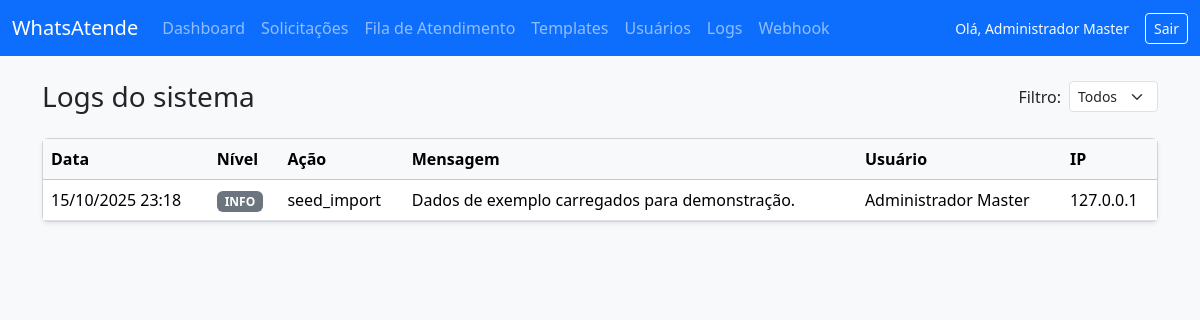
The page /admin/logs (signed in) on the database its author committed.
### tables this page shows
CREATE TABLE IF NOT EXISTS logs (
    id BIGINT UNSIGNED AUTO_INCREMENT PRIMARY KEY,
    user_id BIGINT UNSIGNED NULL,
    level ENUM('info','warning','error','critical') NOT NULL DEFAULT 'info',
    action VARCHAR(150) NOT NULL,
    message TEXT NOT NULL,
    context LONGTEXT NULL,
    CHECK (context IS NULL OR JSON_VALID(context)),
    ip_address VARCHAR(45) NULL,
    created_at DATETIME NOT NULL DEFAULT CURRENT_TIMESTAMP,
    CONSTRAINT fk_logs_user FOREIGN KEY (user_id) REFERENCES users(id)
        ON UPDATE CASCADE
);

CREATE TABLE IF NOT EXISTS users (
    id BIGINT UNSIGNED AUTO_INCREMENT PRIMARY KEY,
    role_id TINYINT UNSIGNED NOT NULL,
    full_name VARCHAR(150) NOT NULL,
    email VARCHAR(190) NOT NULL UNIQUE,
    cpf CHAR(11) NOT NULL UNIQUE,
    password_hash VARCHAR(255) NOT NULL,
    is_active TINYINT(1) NOT NULL DEFAULT 1,
    last_login_at DATETIME NULL,
    created_at DATETIME NOT NULL DEFAULT CURRENT_TIMESTAMP,
    updated_at DATETIME NOT NULL DEFAULT CURRENT_TIMESTAMP ON UPDATE CURRENT_TIMESTAMP,
    CONSTRAINT fk_users_role FOREIGN KEY (role_id) REFERENCES roles(id)
        ON UPDATE CASCADE
);

### app/helpers.php (called while the page is built, shortened)
<?php
function base_path(string $path = ''): string
{
    $base = dirname(__DIR__);
    return $path === '' ? $base : $base . DIRECTORY_SEPARATOR . ltrim($path, DIRECTORY_SEPARATOR);
}
function view(string $name, array $data = []): void
{
    $viewPath = base_path('app/Views/' . str_replace(['.', '\\'], '/', $name) . '.php');
    extract($data, EXTR_SKIP);
    require $viewPath;
}
function auth(): ?object
{
    return (object) $_SESSION['auth_user'];
}

### app/Controllers/Admin/LogController.php (called while the page is built, shortened)
<?php
class LogController
{
    public function index(): void
    {
        $level = filter_input(INPUT_GET, 'level', FILTER_SANITIZE_FULL_SPECIAL_CHARS) ?: null;
        $logs = $this->logger->latest(100, $level);
        view('admin/logs/index', [
            'logs' => $logs,
            'level' => $level,
        ]);
    }
}

### app/Services/LoggerService.php (called while the page is built, shortened)
<?php
class LoggerService
{
    public function latest(int $limit = 50, ?string $level = null): array
    {
        $sql = 'SELECT l.*, u.full_name AS user_name FROM logs l '
            . 'LEFT JOIN users u ON u.id = l.user_id';
        $sql .= ' ORDER BY l.created_at DESC LIMIT :limit';
        $stmt = $this->connection->prepare($sql);
        $stmt->bindValue(':limit', $limit, PDO::PARAM_INT);
        $stmt->execute();
        return $stmt->fetchAll(PDO::FETCH_ASSOC);
    }
}

### app/Views/admin/logs/index.php (the view, shortened to what this page needs)
<!doctype html>
<html lang="pt-BR">
<head>
    <link href="https://cdn.jsdelivr.net/npm/bootstrap@5.3.3/dist/css/bootstrap.min.css" rel="stylesheet">
</head>
<body class="bg-light">
<?php include base_path('app/Views/admin/partials/nav.php'); ?>
<div class="container py-4">
    <div class="d-flex justify-content-between align-items-center mb-4">
        <h1 class="h3 mb-0">Logs do sistema</h1>
        <form class="d-flex align-items-center gap-2" method="GET" action="/admin/logs">
            <label for="level" class="form-label mb-0">Filtro:</label>
            <select name="level" id="level" class="form-select form-select-sm" onchange="this.form.submit()">
                <option value="">Todos</option>
            </select>
        </form>
    </div>
    <div class="card shadow-sm">
        <div class="card-body p-0">
            <div class="table-responsive">
                <table class="table align-middle mb-0">
                    <thead class="table-light">
                    <tr>
                        <th>Data</th>
                        <th>Nível</th>
                        <th>Ação</th>
                        <th>Mensagem</th>
                        <th>Usuário</th>
                        <th>IP</th>
                    </tr>
                    </thead>
                    <tbody>
                    <?php foreach ($logs as $log): ?>
                        <tr>
                            <td><?= htmlspecialchars(date('d/m/Y H:i', strtotime($log['created_at'] ?? 'now'))) ?></td>
                            <td><span class="badge bg-secondary text-uppercase"><?= htmlspecialchars((string) ($log['level'] ?? '')) ?></span></td>
                            <td><?= htmlspecialchars((string) ($log['action'] ?? '')) ?></td>
                            <td><?= htmlspecialchars((string) ($log['message'] ?? '')) ?></td>
                            <td><?= htmlspecialchars((string) ($log['user_name'] ?? 'Sistema')) ?></td>
                            <td><?= htmlspecialchars((string) ($log['ip_address'] ?? '-')) ?></td>
                        </tr>
                    <?php endforeach; ?>
                    </tbody>
                </table>
            </div>
        </div>
    </div>
</div>
</body>
</html>

### public/index.php (shortened to what this page needs)
<?php
require __DIR__ . '/../app/helpers.php';
if (!function_exists('resolve')) {
    function resolve(string $abstract): mixed
    {
        $entry = $GLOBALS['container'][$abstract];
        if (is_callable($entry)) {
            $entry = $entry();
        }
        return $entry;
    }
}
$routes = require base_path('routes/web.php');
$method = $_SERVER['REQUEST_METHOD'] ?? 'GET';
$uri = parse_url($_SERVER['REQUEST_URI'] ?? '/', PHP_URL_PATH) ?: '/';
foreach ($routes as [$httpVerb, $pattern, $handler]) {
    if (strtoupper($httpVerb) !== strtoupper($method)) {
        continue;
    }
    $regex = '#^' . preg_replace('#\{([^}/]+)\}#', '(?P<$1>[^/]+)', $pattern) . '$#';
    if (!preg_match($regex, $uri, $matches)) {
        continue;
    }
    $params = array_filter(
        $matches,
        static fn ($key) => !is_int($key),
        ARRAY_FILTER_USE_KEY
    );
    $params = array_map(static fn ($value) => is_numeric($value) ? (int) $value : $value, $params);
    if (is_array($handler)) {
        [$class, $action] = $handler;
        $controller = resolve($class);
        $controller->{$action}(...array_values($params));
    } elseif (is_callable($handler)) {
        $handler(...array_values($params));
    }
    break;
}

### app/Views/admin/partials/nav.php (shortened to what this page needs)
<?php
$user = auth();
?>
<nav class="navbar navbar-expand-lg navbar-dark bg-primary">
    <div class="container-fluid">
        <a class="navbar-brand" href="/admin">WhatsAtende</a>
        <div class="collapse navbar-collapse" id="adminNavbar">
            <ul class="navbar-nav me-auto mb-2 mb-lg-0">
                <li class="nav-item"><a class="nav-link" href="/admin">Dashboard</a></li>
                <li class="nav-item"><a class="nav-link" href="/admin/tickets">Solicitações</a></li>
                <li class="nav-item"><a class="nav-link" href="/tickets">Fila de Atendimento</a></li>
                <li class="nav-item"><a class="nav-link" href="/admin/templates">Templates</a></li>
                <li class="nav-item"><a class="nav-link" href="/admin/users">Usuários</a></li>
                <li class="nav-item"><a class="nav-link" href="/admin/logs">Logs</a></li>
                <li class="nav-item"><a class="nav-link" href="/admin/webhook">Webhook</a></li>
            </ul>
            <div class="d-flex align-items-center gap-3">
                <?php if ($user): ?>
                    <span class="text-light small">Olá, <?= htmlspecialchars($user->full_name ?? '') ?></span>
                <?php endif; ?>
                <form method="POST" action="/logout" class="m-0">
                    <button type="submit" class="btn btn-outline-light btn-sm">Sair</button>
                </form>
            </div>
        </div>
    </div>
</nav>

### rows shown on the page
logs: user.full_name "Administrador Master", created_at "15/10/2025 23:18", level "INFO", action "seed_import", message "Dados de exemplo carregados para demonstração.", ip_address "127.0.0.1"
